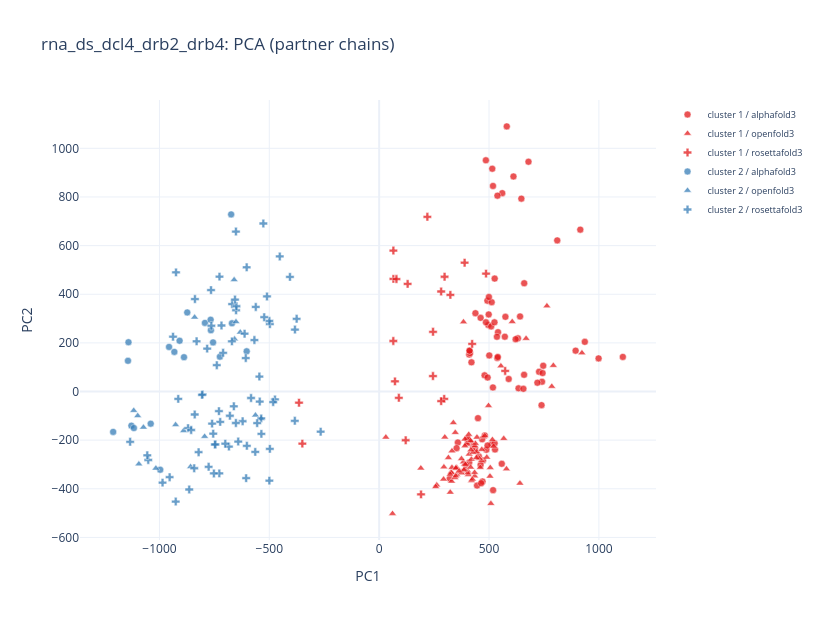

This figure's notebook cell:
### Markdown cell above
## Examples -- `rna_ds_dcl4_drb2_drb4`

One call per cell (not one cell with several `plot_pca` calls): each call
opens its own figure, so splitting them out lets you zoom/pan/hover one
plot for as long as you like without a later cell's output replacing it.
Edit a cell's arguments directly for one-off exploration without touching
any other cell.

### Code cell
plot_pca(df, complex_name="rna_ds_dcl4_drb2_drb4")  # pipeline's own hierarchical-RMSD clusters

### Figure 1 — Plotly figure (JSON) as saved in the notebook; plotly's stock layout.template omitted (floating-point values rounded to 4 significant figures; data arrays with more than 128 entries replaced by an {"elided": "..."} marker saying what was removed)
{"data": [{"customdata": {"elided": "80x8 mixed values"}, "hovertemplate": "backend: %{customdata[0]}<br>seed: %{customdata[1]}<br>sample_index: %{customdata[2]}<br>cluster: %{customdata[3]}<br>ptm: %{customdata[4]}<br>iptm: %{customdata[5]}<br>ranking_score: %{customdata[6]}<br>cif_path: %{customdata[7]}<extra></extra>", "marker": {"color": "rgb(228,26,28)", "line": {"color": "white", "width": 0.5}, "opacity": 0.75, "size": 7, "symbol": "circle"}, "mode": "markers", "name": "cluster 1 / alphafold3", "type": "scatter", "x": [479.8, 518.1, 589.6, 496.8, 492.6, 540.9, 571.9, 409.7, 413.5, 410.7, 501.0, 493.6, 453.4, 403.6, 321.3, 436.0, 358.2, 445.5, 470.3, 741.1, 464.1, 472.7, 536.0, 631.6, 660.0, 509.6, 580.8, 621.2, 739.0, 461.7, 936.0, 894.1, 449.7, 511.8, 498.5, 560.1, 647.2, 537.7, 574.6, 611.3, 409.7, 524.7, 480.6, 527.3, 641.2, 810.4, 486.0, 998.7, 915.4, 1109.0, 411.6, 539.9, 517.7, 634.4, 487.8, 659.6, 438.1, 746.6, 538.3, 720.3, 525.4, 395.3, 468.8, 558.0, 461.5, 656.5, 727.9, 420.0, 743.7, 493.2, 512.0, 514.7, 426.4, 352.3, 402.2, 485.7, 525.7, 499.5, 518.4, 679.6], "y": [66.42, 845.3, 51.55, 273.6, 373.6, 243.9, 225.3, 152.1, 158.1, 168.0, 148.3, 57.65, -265.9, -202.8, -357.7, -236.0, -209.6, -386.7, -370.0, 40.27, -377.0, -283.6, 225.1, 218.8, 445.3, 267.7, 1090.0, 215.2, -55.98, 302.9, 204.3, 168.1, -109.4, -217.0, 316.9, 815.8, 793.2, 137.9, 307.2, 884.3, -291.8, 284.5, -180.5, -238.3, 308.7, 621.5, 284.8, 136.2, 665.7, 142.3, 167.8, 142.1, 16.64, 13.08, -239.5, 68.8, 322.1, 105.9, 805.5, 36.21, -212.6, -301.7, -196.4, -297.2, -301.8, 11.13, 81.28, 120.0, 75.77, -221.9, 367.5, 916.2, -223.8, -232.9, -192.2, 950.9, 464.4, 388.7, -405.5, 944.9]}, {"customdata": {"elided": "84x8 mixed values"}, "hovertemplate": "backend: %{customdata[0]}<br>seed: %{customdata[1]}<br>sample_index: %{customdata[2]}<br>cluster: %{customdata[3]}<br>ptm: %{customdata[4]}<br>iptm: %{customdata[5]}<br>ranking_score: %{customdata[6]}<br>cif_path: %{customdata[7]}<extra></extra>", "marker": {"color": "rgb(228,26,28)", "line": {"color": "white", "width": 0.5}, "opacity": 0.75, "size": 7, "symbol": "triangle-up"}, "mode": "markers", "name": "cluster 1 / openfold3", "type": "scatter", "x": [390.2, 327.9, 515.3, 315.0, 419.2, 403.9, 397.9, 337.6, 445.0, 668.7, 605.5, 505.5, 465.9, 352.5, 434.7, 353.2, 554.0, 329.6, 521.1, 399.7, 328.4, 331.2, 436.0, 323.5, 419.7, 323.4, 383.4, 460.2, 409.5, 372.6, 349.7, 402.7, 508.4, 441.3, 431.9, 345.0, 60.7, 434.3, 30.38, 383.8, 407.6, 444.1, 467.0, 437.9, 427.6, 640.6, 388.7, 189.7, 405.3, 389.4, 349.1, 331.4, 455.9, 393.1, 567.0, 442.6, 474.0, 480.8, 390.5, 579.3, 504.3, 420.5, 346.4, 424.3, 415.7, 403.2, 374.5, 489.8, 298.8, 294.6, 785.6, 348.3, 262.1, 386.1, 374.5, 792.7, 416.3, 922.9, 763.4, 257.3, 417.6, 293.2, 363.7, 497.6], "y": [-195.9, -331.3, -198.3, -272.1, -206.3, -218.0, -216.7, -128.6, -188.4, 217.9, 287.2, -313.1, -284.1, -312.5, -347.8, -341.9, 105.0, -369.5, -225.2, -213.2, -333.9, -312.7, -223.7, -414.7, -279.0, -340.7, -289.8, -312.4, -257.6, -329.9, -316.6, -326.4, -460.9, -250.8, -243.2, -354.8, -502.1, -333.4, -188.2, 286.2, -176.5, -247.6, -238.7, -213.7, -250.1, -377.5, -319.0, -315.2, -342.1, -299.0, -314.6, -244.7, -275.4, -300.1, -193.7, -272.8, -185.5, -182.2, -223.7, -318.4, -348.7, -366.7, -169.0, -360.8, -202.5, -335.1, -335.1, -270.6, -187.6, -310.7, 20.73, -347.5, -384.9, -322.7, -276.9, 106.7, -311.7, 158.8, 351.8, -391.6, -240.5, -360.7, -327.3, -58.14]}, {"customdata": {"elided": "23x8 mixed values"}, "hovertemplate": "backend: %{customdata[0]}<br>seed: %{customdata[1]}<br>sample_index: %{customdata[2]}<br>cluster: %{customdata[3]}<br>ptm: %{customdata[4]}<br>iptm: %{customdata[5]}<br>ranking_score: %{customdata[6]}<br>cif_path: %{customdata[7]}<extra></extra>", "marker": {"color": "rgb(228,26,28)", "line": {"color": "white", "width": 0.5}, "opacity": 0.75, "size": 7, "symbol": "cross"}, "mode": "markers", "name": "cluster 1 / rosettafold3", "type": "scatter", "x": [423.2, -364.8, 324.1, 190.5, 486.5, 573.5, 282.2, 129.6, 120.7, 296.1, 89.58, 71.86, 282.3, 64.38, 64.86, 388.9, 219.4, 244.9, 78.63, 245.1, 297.7, -349.6, 64.7], "y": [195.9, -45.98, 397.4, -423.0, 484.8, 84.63, 411.4, 442.5, -200.5, -30.25, -25.88, 41.84, -39.64, 207.8, 463.1, 529.7, 718.4, 63.63, 462.4, 245.6, 472.0, -214.4, 579.8]}, {"customdata": {"elided": "20x8 mixed values"}, "hovertemplate": "backend: %{customdata[0]}<br>seed: %{customdata[1]}<br>sample_index: %{customdata[2]}<br>cluster: %{customdata[3]}<br>ptm: %{customdata[4]}<br>iptm: %{customdata[5]}<br>ranking_score: %{customdata[6]}<br>cif_path: %{customdata[7]}<extra></extra>", "marker": {"color": "rgb(55,126,184)", "line": {"color": "white", "width": 0.5}, "opacity": 0.75, "size": 7, "symbol": "circle"}, "mode": "markers", "name": "cluster 2 / alphafold3", "type": "scatter", "x": [-765.8, -756.1, -724.9, -673.7, -1040.0, -793.0, -670.0, -602.9, -1141.0, -956.3, -888.3, -873.5, -1143.0, -996.5, -932.2, -908.3, -767.1, -1211.0, -1128.0, -1116.0], "y": [252.1, 202.1, 143.2, 728.4, -132.3, 282.3, 280.6, 165.4, 202.7, 183.3, 141.2, 325.1, 126.3, -321.6, 163.0, 208.8, 295.2, -166.1, -140.3, -150.2]}, {"customdata": [["openfold3", 1, null, 2, 0.4903, 0.2658, 0.3171, "rna_ds_dcl4_drb2_drb4/openfold_rna_ds_dcl4_drb2_drb4/openfold_results_seed-1/rna_ds_dcl4_drb2_drb4/seed_1/rna_ds_dcl4_drb2_drb4_seed_1_sample_4_model_fixed.cif"], ["openfold3", 11, null, 2, 0.4899, 0.3429, 0.3882, "rna_ds_dcl4_drb2_drb4/openfold_rna_ds_dcl4_drb2_drb4/openfold_results_seed-11/rna_ds_dcl4_drb2_drb4/seed_11/rna_ds_dcl4_drb2_drb4_seed_11_sample_1_model_fixed.cif"], ["openfold3", 11, null, 2, 0.4893, 0.2715, 0.3243, "rna_ds_dcl4_drb2_drb4/openfold_rna_ds_dcl4_drb2_drb4/openfold_results_seed-11/rna_ds_dcl4_drb2_drb4/seed_11/rna_ds_dcl4_drb2_drb4_seed_11_sample_2_model_fixed.cif"], ["openfold3", 11, null, 2, 0.4804, 0.2445, 0.2963, "rna_ds_dcl4_drb2_drb4/openfold_rna_ds_dcl4_drb2_drb4/openfold_results_seed-11/rna_ds_dcl4_drb2_drb4/seed_11/rna_ds_dcl4_drb2_drb4_seed_11_sample_4_model_fixed.cif"], ["openfold3", 13, null, 2, 0.4731, 0.2727, 0.3182, "rna_ds_dcl4_drb2_drb4/openfold_rna_ds_dcl4_drb2_drb4/openfold_results_seed-13/rna_ds_dcl4_drb2_drb4/seed_13/rna_ds_dcl4_drb2_drb4_seed_13_sample_1_model_fixed.cif"], ["openfold3", 13, null, 2, 0.4836, 0.2661, 0.3186, "rna_ds_dcl4_drb2_drb4/openfold_rna_ds_dcl4_drb2_drb4/openfold_results_seed-13/rna_ds_dcl4_drb2_drb4/seed_13/rna_ds_dcl4_drb2_drb4_seed_13_sample_3_model_fixed.cif"], ["openfold3", 13, null, 2, 0.4818, 0.2493, 0.2984, "rna_ds_dcl4_drb2_drb4/openfold_rna_ds_dcl4_drb2_drb4/openfold_results_seed-13/rna_ds_dcl4_drb2_drb4/seed_13/rna_ds_dcl4_drb2_drb4_seed_13_sample_4_model_fixed.cif"], ["openfold3", 13, null, 2, 0.4836, 0.2408, 0.3038, "rna_ds_dcl4_drb2_drb4/openfold_rna_ds_dcl4_drb2_drb4/openfold_results_seed-13/rna_ds_dcl4_drb2_drb4/seed_13/rna_ds_dcl4_drb2_drb4_seed_13_sample_5_model_fixed.cif"], ["openfold3", 16, null, 2, 0.4613, 0.2568, 0.2977, "rna_ds_dcl4_drb2_drb4/openfold_rna_ds_dcl4_drb2_drb4/openfold_results_seed-16/rna_ds_dcl4_drb2_drb4/seed_16/rna_ds_dcl4_drb2_drb4_seed_16_sample_5_model_fixed.cif"], ["openfold3", 17, null, 2, 0.512, 0.3839, 0.4111, "rna_ds_dcl4_drb2_drb4/openfold_rna_ds_dcl4_drb2_drb4/openfold_results_seed-17/rna_ds_dcl4_drb2_drb4/seed_17/rna_ds_dcl4_drb2_drb4_seed_17_sample_1_model_fixed.cif"], ["openfold3", 17, null, 2, 0.5066, 0.3719, 0.3989, "rna_ds_dcl4_drb2_drb4/openfold_rna_ds_dcl4_drb2_drb4/openfold_results_seed-17/rna_ds_dcl4_drb2_drb4/seed_17/rna_ds_dcl4_drb2_drb4_seed_17_sample_2_model_fixed.cif"], ["openfold3", 19, null, 2, 0.4891, 0.3079, 0.358, "rna_ds_dcl4_drb2_drb4/openfold_rna_ds_dcl4_drb2_drb4/openfold_results_seed-19/rna_ds_dcl4_drb2_drb4/seed_19/rna_ds_dcl4_drb2_drb4_seed_19_sample_1_model_fixed.cif"], ["openfold3", 19, null, 2, 0.4801, 0.3047, 0.3478, "rna_ds_dcl4_drb2_drb4/openfold_rna_ds_dcl4_drb2_drb4/openfold_results_seed-19/rna_ds_dcl4_drb2_drb4/seed_19/rna_ds_dcl4_drb2_drb4_seed_19_sample_2_model_fixed.cif"], ["openfold3", 19, null, 2, 0.4963, 0.3124, 0.3645, "rna_ds_dcl4_drb2_drb4/openfold_rna_ds_dcl4_drb2_drb4/openfold_results_seed-19/rna_ds_dcl4_drb2_drb4/seed_19/rna_ds_dcl4_drb2_drb4_seed_19_sample_3_model_fixed.cif"], ["openfold3", 19, null, 2, 0.4835, 0.2998, 0.3434, "rna_ds_dcl4_drb2_drb4/openfold_rna_ds_dcl4_drb2_drb4/openfold_results_seed-19/rna_ds_dcl4_drb2_drb4/seed_19/rna_ds_dcl4_drb2_drb4_seed_19_sample_4_model_fixed.cif"], ["openfold3", 20, null, 2, 0.512, 0.4376, 0.4545, "rna_ds_dcl4_drb2_drb4/openfold_rna_ds_dcl4_drb2_drb4/openfold_results_seed-20/rna_ds_dcl4_drb2_drb4/seed_20/rna_ds_dcl4_drb2_drb4_seed_20_sample_3_model_fixed.cif"]], "hovertemplate": "backend: %{customdata[0]}<br>seed: %{customdata[1]}<br>sample_index: %{customdata[2]}<br>cluster: %{customdata[3]}<br>ptm: %{customdata[4]}<br>iptm: %{customdata[5]}<br>ranking_score: %{customdata[6]}<br>cif_path: %{customdata[7]}<extra></extra>", "marker": {"color": "rgb(55,126,184)", "line": {"color": "white", "width": 0.5}, "opacity": 0.75, "size": 7, "symbol": "triangle-up"}, "mode": "markers", "name": "cluster 2 / openfold3", "type": "scatter", "x": [-660.1, -658.3, -651.7, -537.2, -563.0, -632.2, -794.5, -1016.0, -840.0, -889.9, -858.4, -1099.0, -1073.0, -1117.0, -926.4, -1094.0], "y": [459.1, 215.5, 286.6, -111.9, -97.08, 243.7, -185.2, -315.9, 305.2, -161.1, -309.7, -100.0, -147.4, -78.45, -137.1, -298.6]}, {"customdata": {"elided": "77x8 mixed values"}, "hovertemplate": "backend: %{customdata[0]}<br>seed: %{customdata[1]}<br>sample_index: %{customdata[2]}<br>cluster: %{customdata[3]}<br>ptm: %{customdata[4]}<br>iptm: %{customdata[5]}<br>ranking_score: %{customdata[6]}<br>cif_path: %{customdata[7]}<extra></extra>", "marker": {"color": "rgb(55,126,184)", "line": {"color": "white", "width": 0.5}, "opacity": 0.75, "size": 7, "symbol": "cross"}, "mode": "markers", "name": "cluster 2 / rosettafold3", "type": "scatter", "x": [-727.5, -605.4, -953.8, -752.3, -776.2, -782.8, -545.1, -839.5, -669.2, -603.1, -612.6, -838.5, -383.3, -452.5, -831.0, -536.7, -497.6, -745.0, -583.1, -683.8, -651.3, -641.4, -723.5, -869.8, -765.3, -924.7, -726.8, -651.9, -803.5, -986.0, -384.0, -841.8, -914.4, -561.6, -938.2, -497.5, -474.3, -621.5, -670.2, -499.8, -527.2, -729.2, -763.7, -747.5, -1051.0, -1055.0, -1133.0, -926.0, -510.5, -543.7, -649.5, -555.2, -806.2, -602.2, -821.8, -499.7, -406.1, -523.2, -760.3, -717.6, -710.2, -652.1, -661.4, -755.2, -739.0, -567.8, -656.3, -855.7, -700.3, -679.5, -482.4, -607.2, -864.5, -536.1, -375.6, -563.9, -266.3], "y": [-336.8, -356.3, -352.3, -336.9, -309.5, 176.5, 61.63, -94.48, 359.6, 510.9, 237.7, 380.3, 254.8, 555.4, 206.5, -110.6, -235.7, -217.3, -26.62, -226.4, 334.2, -205.7, -125.0, -150.6, 417.2, 490.0, 472.3, 657.8, -11.89, -374.6, -120.4, -315.5, -30.23, 347.7, 225.4, 277.1, -32.61, -122.2, 206.4, 290.1, 691.0, -80.79, 270.4, -217.9, -281.6, -262.3, -206.7, -452.5, 390.9, -41.23, 350.7, -129.9, -13.72, -223.2, -249.5, -366.6, 471.3, 305.6, -131.9, 271.6, 159.2, -129.4, -60.79, -173.4, 108.3, 211.8, 378.1, -158.3, -214.6, -99.56, -43.31, 137.6, -402.8, -174.1, 299.1, -248.4, -165.2]}], "layout": {"height": 620, "legend": {"font": {"size": 9}}, "title": {"text": "rna_ds_dcl4_drb2_drb4: PCA (partner chains)"}, "width": 820, "xaxis": {"title": {"text": "PC1"}}, "yaxis": {"title": {"text": "PC2"}}}}
